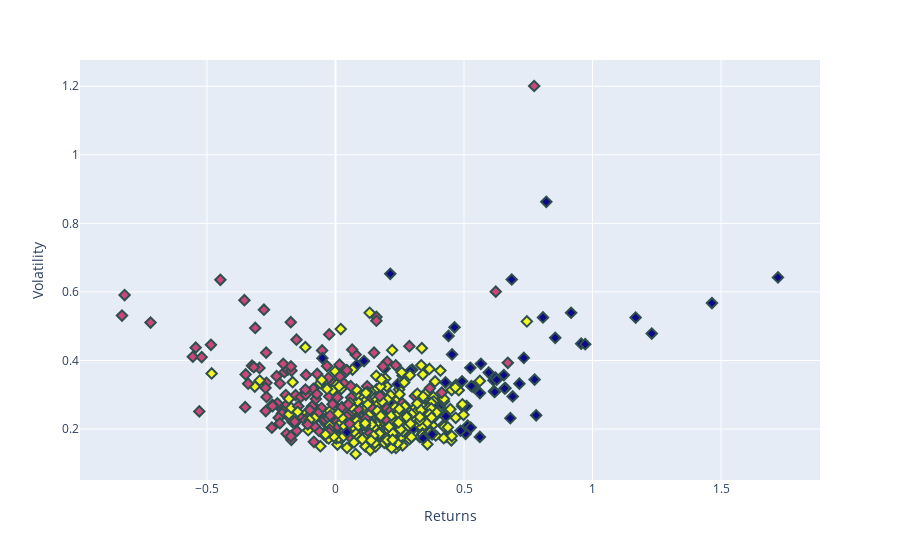

Source (notebook cell):
### Code cell
plot(data_may, 3)

### Figure 1 — Plotly figure (JSON) as saved in the notebook; plotly's stock layout.template omitted (floating-point values rounded to 4 significant figures; data arrays with more than 128 entries replaced by an {"elided": "..."} marker saying what was removed)
{"data": [{"customdata": {"elided": "504x1 str values"}, "hovertemplate": "Returns=%{x}<br>Volatility=%{y}<br>Ticker=%{customdata[0]}<br>Cluster=%{marker.color}<extra></extra>", "legendgroup": "", "marker": {"color": {"elided": "504 int values"}, "coloraxis": "coloraxis", "symbol": "diamond", "line": {"color": "DarkSlateGrey", "width": 2}, "size": 8}, "mode": "markers", "name": "", "orientation": "v", "showlegend": false, "x": {"elided": "504 float values"}, "xaxis": "x", "y": {"elided": "504 float values"}, "yaxis": "y", "type": "scatter"}], "layout": {"xaxis": {"anchor": "y", "domain": [0.0, 1.0], "title": {"text": "Returns"}}, "yaxis": {"anchor": "x", "domain": [0.0, 1.0], "title": {"text": "Volatility"}}, "coloraxis": {"colorbar": {"title": {"text": "Cluster"}}, "colorscale": [[0.0, "#0d0887"], [0.1111, "#46039f"], [0.2222, "#7201a8"], [0.3333, "#9c179e"], [0.4444, "#bd3786"], [0.5556, "#d8576b"], [0.6667, "#ed7953"], [0.7778, "#fb9f3a"], [0.8889, "#fdca26"], [1.0, "#f0f921"]], "showscale": false}, "legend": {"tracegroupgap": 0}, "margin": {"t": 60}}}
